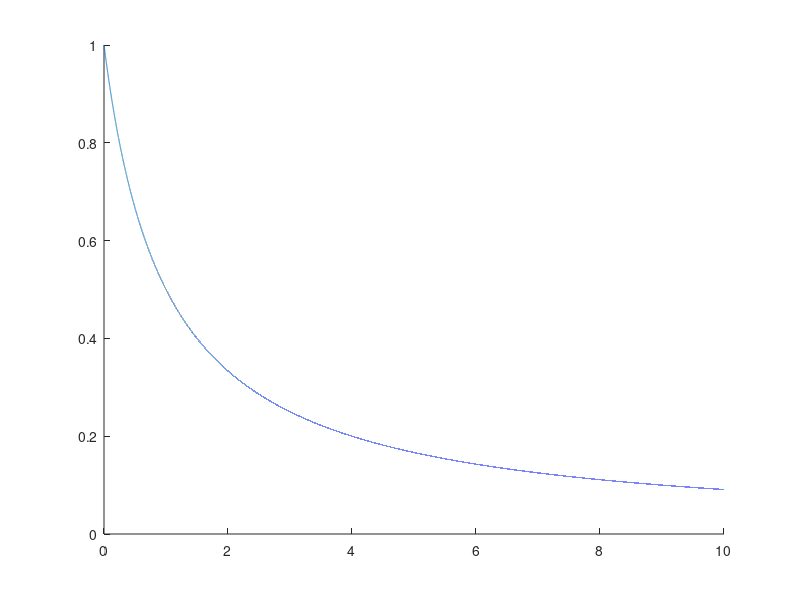

Recreate this plot in MATLAB. (Note: this script raises an error after producing the figure.)
R = 1;
C = 1;

s = 0:0.0001:10;

H = 1./(1 + R * C * s);

fig = figure;
hold on;
plot(s,H);

ax = gca;
ax.TickLabelInterpreter = 'latex';
ax.XTick = [0];
ax.YTick = [0];
ax.XTickLabel = {0};
ax.YTickLabel = {0};

xlabel('$s$','Interpreter','latex','FontSize',14);
ylabel('$H(s)$','Interpreter','latex','FontSize',14);

set(fig,'Units','Inches');
pos = get(fig,'Position');
set(fig,'PaperPositionMode','Auto','PaperUnits','Inches','PaperSize',[pos(3), pos(4)]);

%matlab2tikz('graphical_solution_for_allowed_energy_levels_for_even_wave_functions_in_finite_potential_well.tikz')

print(fig,'plot1','-dpdf','-r0')

close all; clear; clc;
